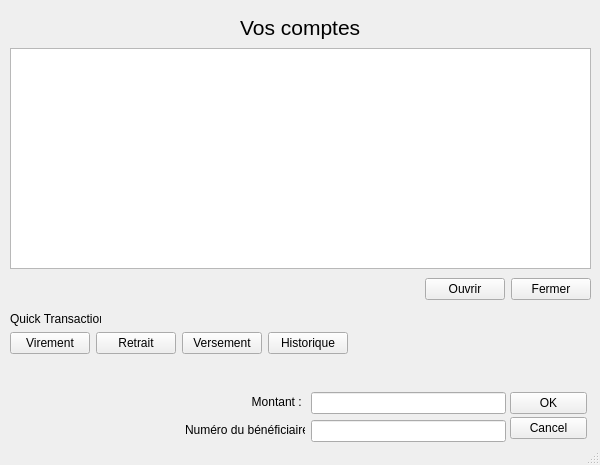
<?xml version="1.0" encoding="UTF-8"?>
<ui version="4.0">
 <class>UIClient</class>
 <widget class="QMainWindow" name="UIClient">
  <property name="geometry">
   <rect>
    <x>0</x>
    <y>0</y>
    <width>600</width>
    <height>465</height>
   </rect>
  </property>
  <property name="minimumSize">
   <size>
    <width>600</width>
    <height>465</height>
   </size>
  </property>
  <property name="maximumSize">
   <size>
    <width>600</width>
    <height>465</height>
   </size>
  </property>
  <property name="windowTitle">
   <string>Gestion des comptes bancaires - Client : </string>
  </property>
  <widget class="QWidget" name="centralwidget">
   <widget class="QWidget" name="horizontalLayoutWidget">
    <property name="geometry">
     <rect>
      <x>10</x>
      <y>10</y>
      <width>581</width>
      <height>35</height>
     </rect>
    </property>
    <layout class="QHBoxLayout" name="horizontalLayoutNorth">
     <item>
      <spacer name="horizontalSpacerLeft">
       <property name="orientation">
        <enum>Qt::Horizontal</enum>
       </property>
       <property name="sizeHint" stdset="0">
        <size>
         <width>40</width>
         <height>20</height>
        </size>
       </property>
      </spacer>
     </item>
     <item>
      <widget class="QLabel" name="labelTitle">
       <property name="font">
        <font>
         <pointsize>16</pointsize>
        </font>
       </property>
       <property name="text">
        <string>Vos comptes</string>
       </property>
      </widget>
     </item>
     <item>
      <spacer name="horizontalSpacerRight">
       <property name="orientation">
        <enum>Qt::Horizontal</enum>
       </property>
       <property name="sizeHint" stdset="0">
        <size>
         <width>40</width>
         <height>20</height>
        </size>
       </property>
      </spacer>
     </item>
    </layout>
   </widget>
   <widget class="QWidget" name="horizontalLayoutWidget_2">
    <property name="geometry">
     <rect>
      <x>10</x>
      <y>48</y>
      <width>581</width>
      <height>221</height>
     </rect>
    </property>
    <layout class="QHBoxLayout" name="horizontalLayoutCenter">
     <item>
      <widget class="QTableView" name="tableViewAccounts">
       <property name="selectionBehavior">
        <enum>QAbstractItemView::SelectRows</enum>
       </property>
       <property name="sortingEnabled">
        <bool>true</bool>
       </property>
      </widget>
     </item>
    </layout>
   </widget>
   <widget class="QWidget" name="horizontalLayoutWidget_3">
    <property name="geometry">
     <rect>
      <x>10</x>
      <y>274</y>
      <width>581</width>
      <height>31</height>
     </rect>
    </property>
    <layout class="QHBoxLayout" name="horizontalLayoutSouthButtonsComptes">
     <item>
      <spacer name="horizontalSpacer">
       <property name="orientation">
        <enum>Qt::Horizontal</enum>
       </property>
       <property name="sizeHint" stdset="0">
        <size>
         <width>40</width>
         <height>20</height>
        </size>
       </property>
      </spacer>
     </item>
     <item>
      <widget class="QPushButton" name="pushButtonOuvrir">
       <property name="toolTip">
        <string>Voir les transactions du compte sélectionné ...</string>
       </property>
       <property name="text">
        <string>Ouvrir</string>
       </property>
      </widget>
     </item>
     <item>
      <widget class="QPushButton" name="pushButtonClose">
       <property name="text">
        <string>Fermer</string>
       </property>
      </widget>
     </item>
    </layout>
   </widget>
   <widget class="QLabel" name="labelTransaction">
    <property name="geometry">
     <rect>
      <x>10</x>
      <y>311</y>
      <width>91</width>
      <height>16</height>
     </rect>
    </property>
    <property name="text">
     <string>Quick Transaction</string>
    </property>
   </widget>
   <widget class="QWidget" name="horizontalLayoutWidget_4">
    <property name="geometry">
     <rect>
      <x>10</x>
      <y>328</y>
      <width>581</width>
      <height>31</height>
     </rect>
    </property>
    <layout class="QHBoxLayout" name="horizontalLayoutSouthButtonsTransactions">
     <item>
      <widget class="QPushButton" name="pushButtonVirement">
       <property name="text">
        <string>Virement</string>
       </property>
      </widget>
     </item>
     <item>
      <widget class="QPushButton" name="pushButtonRetrait">
       <property name="text">
        <string>Retrait</string>
       </property>
      </widget>
     </item>
     <item>
      <widget class="QPushButton" name="pushButtonVersement">
       <property name="text">
        <string>Versement</string>
       </property>
      </widget>
     </item>
     <item>
      <widget class="QPushButton" name="pushButtonHistorique">
       <property name="toolTip">
        <string>Historique de toutes vos transactions ...</string>
       </property>
       <property name="text">
        <string>Historique</string>
       </property>
      </widget>
     </item>
     <item>
      <spacer name="horizontalSpacer_2">
       <property name="orientation">
        <enum>Qt::Horizontal</enum>
       </property>
       <property name="sizeHint" stdset="0">
        <size>
         <width>40</width>
         <height>20</height>
        </size>
       </property>
      </spacer>
     </item>
    </layout>
   </widget>
   <widget class="QWidget" name="verticalLayoutWidget">
    <property name="geometry">
     <rect>
      <x>510</x>
      <y>391</y>
      <width>77</width>
      <height>50</height>
     </rect>
    </property>
    <layout class="QVBoxLayout" name="verticalLayout">
     <property name="spacing">
      <number>2</number>
     </property>
     <item>
      <widget class="QPushButton" name="pushButtonOK">
       <property name="text">
        <string>OK</string>
       </property>
      </widget>
     </item>
     <item>
      <widget class="QPushButton" name="pushButtonCancel">
       <property name="text">
        <string>Cancel</string>
       </property>
      </widget>
     </item>
    </layout>
   </widget>
   <widget class="QWidget" name="verticalLayoutWidget_2">
    <property name="geometry">
     <rect>
      <x>183</x>
      <y>369</y>
      <width>321</width>
      <height>20</height>
     </rect>
    </property>
    <layout class="QVBoxLayout" name="verticalLayoutCurrentTransation">
     <item>
      <widget class="QLabel" name="labelCurrentTransaction">
       <property name="minimumSize">
        <size>
         <width>250</width>
         <height>0</height>
        </size>
       </property>
       <property name="maximumSize">
        <size>
         <width>250</width>
         <height>20</height>
        </size>
       </property>
       <property name="text">
        <string/>
       </property>
       <property name="alignment">
        <set>Qt::AlignLeading|Qt::AlignLeft|Qt::AlignVCenter</set>
       </property>
      </widget>
     </item>
    </layout>
   </widget>
   <widget class="QWidget" name="formLayoutWidget_2">
    <property name="geometry">
     <rect>
      <x>185</x>
      <y>392</y>
      <width>321</width>
      <height>50</height>
     </rect>
    </property>
    <layout class="QFormLayout" name="formLayout">
     <item row="0" column="0">
      <widget class="QLabel" name="labelMontant">
       <property name="minimumSize">
        <size>
         <width>120</width>
         <height>0</height>
        </size>
       </property>
       <property name="maximumSize">
        <size>
         <width>120</width>
         <height>20</height>
        </size>
       </property>
       <property name="text">
        <string>Montant : </string>
       </property>
       <property name="alignment">
        <set>Qt::AlignRight|Qt::AlignTrailing|Qt::AlignVCenter</set>
       </property>
      </widget>
     </item>
     <item row="0" column="1">
      <widget class="QLineEdit" name="lineEditMontant"/>
     </item>
     <item row="1" column="0">
      <widget class="QLabel" name="labelNumeroBeneficiaire">
       <property name="maximumSize">
        <size>
         <width>120</width>
         <height>20</height>
        </size>
       </property>
       <property name="text">
        <string>Numéro du bénéficiaire : </string>
       </property>
      </widget>
     </item>
     <item row="1" column="1">
      <widget class="QLineEdit" name="lineEditNumeroBeneficiaire"/>
     </item>
    </layout>
   </widget>
  </widget>
  <widget class="QMenuBar" name="menubar">
   <property name="geometry">
    <rect>
     <x>0</x>
     <y>0</y>
     <width>600</width>
     <height>21</height>
    </rect>
   </property>
  </widget>
  <widget class="QStatusBar" name="statusbar"/>
 </widget>
 <resources/>
 <connections/>
</ui>
